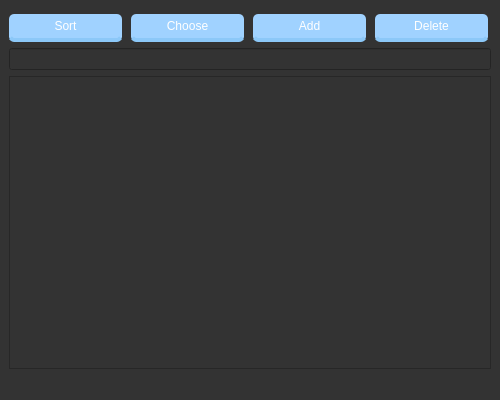
<?xml version="1.0" encoding="UTF-8"?>
<ui version="4.0">
 <class>Animal</class>
 <widget class="QMainWindow" name="Animal">
  <property name="geometry">
   <rect>
    <x>0</x>
    <y>0</y>
    <width>500</width>
    <height>400</height>
   </rect>
  </property>
  <property name="mouseTracking">
   <bool>false</bool>
  </property>
  <property name="windowTitle">
   <string>Animal list</string>
  </property>
  <property name="windowIcon">
   <iconset resource="resources/resource.qrc">
    <normaloff>:/rec/img/logo.png</normaloff>:/rec/img/logo.png</iconset>
  </property>
  <property name="styleSheet">
   <string notr="true">QWidget {
    background-color: #333333;
	color: white;
}
</string>
  </property>
  <widget class="QWidget" name="centralwidget">
   <layout class="QVBoxLayout" name="verticalLayout">
    <item>
     <layout class="QHBoxLayout" name="horizontalLayout">
      <item>
       <widget class="QPushButton" name="pushButton">
        <property name="styleSheet">
         <string notr="true">QPushButton {
    float: right;
    margin-right: 3%;
    margin-top: 5px;
    border-radius: 5px;
    padding: 5px 9px;
    font-size: 1.2em;
    background-color: rgba(160, 210, 255, 1);
    border-bottom: 4px solid rgba(140, 200, 248, 1);
    color:  white;
}

QPushButton:pressed {
    border-bottom: none;
    background-color: rgba(140, 200, 248, 1);
}
</string>
        </property>
        <property name="text">
         <string>Sort</string>
        </property>
       </widget>
      </item>
      <item>
       <widget class="QPushButton" name="pushButton_3">
        <property name="styleSheet">
         <string notr="true">QPushButton {
    float: right;
    margin-right: 3%;
    margin-top: 5px;
    border-radius: 5px;
    padding: 5px 9px;
    font-size: 1.2em;
    background-color: rgba(160, 210, 255, 1);
    border-bottom: 4px solid rgba(140, 200, 248, 1);
    color:  white;
}

QPushButton:pressed {
    border-bottom: none;
    background-color: rgba(140, 200, 248, 1);
}
</string>
        </property>
        <property name="text">
         <string>Choose</string>
        </property>
       </widget>
      </item>
      <item>
       <widget class="QPushButton" name="pushButton_2">
        <property name="styleSheet">
         <string notr="true">QPushButton {
    float: right;
    margin-right: 3%;
    margin-top: 5px;
    border-radius: 5px;
    padding: 5px 9px;
    font-size: 1.2em;
    background-color: rgba(160, 210, 255, 1);
    border-bottom: 4px solid rgba(140, 200, 248, 1);
    color:  white;
}

QPushButton:pressed {
    border-bottom: none;
    background-color: rgba(140, 200, 248, 1);
}
</string>
        </property>
        <property name="text">
         <string>Add</string>
        </property>
       </widget>
      </item>
      <item>
       <widget class="QPushButton" name="pushButton_4">
        <property name="styleSheet">
         <string notr="true">QPushButton {
    float: right;
    margin-right: 3%;
    margin-top: 5px;
    border-radius: 5px;
    padding: 5px 9px;
    font-size: 1.2em;
    background-color: rgba(160, 210, 255, 1);
    border-bottom: 4px solid rgba(140, 200, 248, 1);
    color:  white;
}

QPushButton:pressed {
    border-bottom: none;
    background-color: rgba(140, 200, 248, 1);
}
</string>
        </property>
        <property name="text">
         <string>Delete</string>
        </property>
       </widget>
      </item>
     </layout>
    </item>
    <item>
     <widget class="QLineEdit" name="lineEdit"/>
    </item>
    <item>
     <widget class="QListWidget" name="listWidget">
      <property name="styleSheet">
       <string notr="true">QListWidget::item:selected:active {
    background: qlineargradient(x1: 0, y1: 0, x2: 1, y2: 1, stop: 0 #A0D2FF, stop: 1 white);
	color: black;
}</string>
      </property>
     </widget>
    </item>
   </layout>
  </widget>
  <widget class="QStatusBar" name="statusbar"/>
 </widget>
 <resources>
  <include location="resources/resource.qrc"/>
 </resources>
 <connections/>
</ui>
